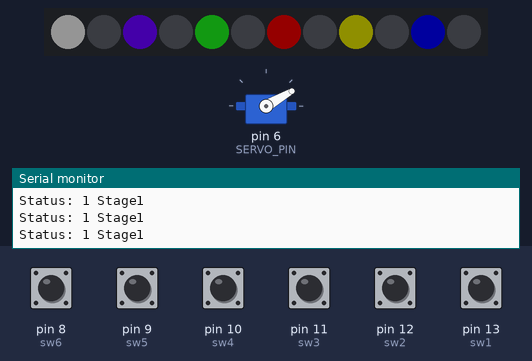
This program was run on a simulated Arduino Uno, built with avr-gcc and run on an emulated ATmega328P. Shown: servo, 12 RGB LEDs in strip order, left to right, the last lines printed to the serial monitor. The test bench sets the inputs (shaded band); at power-on: pin 8 (sw6), pin 9 (sw5), pin 10 (sw4), pin 11 (sw3), pin 12 (sw2), pin 13 (sw1) HIGH. Dim RGB values are drawn brighter than linear.

Above: at 1.4 s.
1.5 s: pin 11 (sw3) pulled LOW for 0.15 s
At 1.63 s:
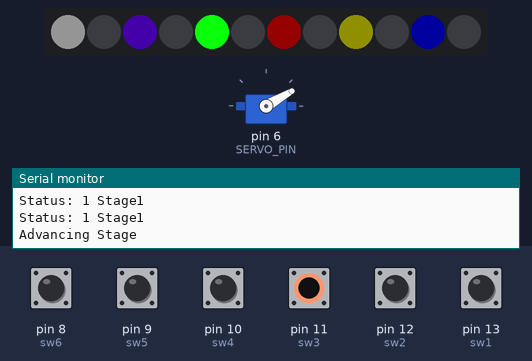
3.1 s: pin 8 (sw6) pulled LOW for 0.15 s
At 3.22 s:
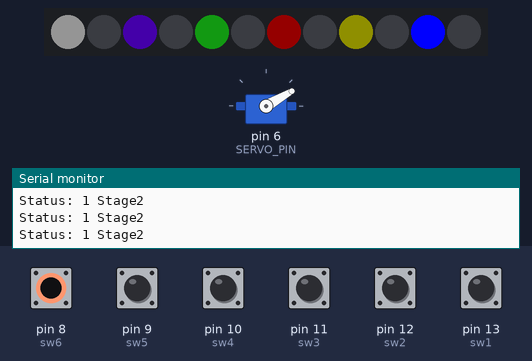
4.7 s: pin 9 (sw5) pulled LOW for 0.15 s
At 4.81 s:
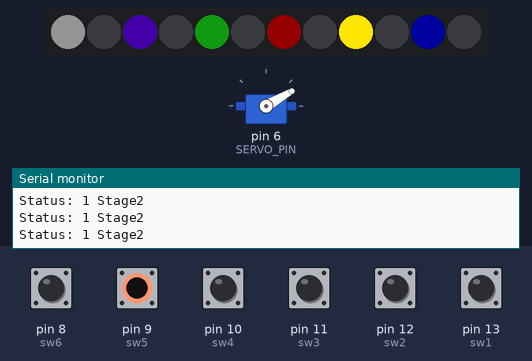
6.3 s: pin 10 (sw4) pulled LOW for 0.15 s
At 6.4 s:
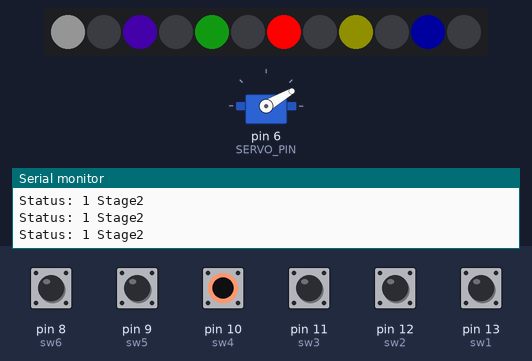
7.9 s: pin 12 (sw2) pulled LOW for 0.15 s
At 8.06 s:
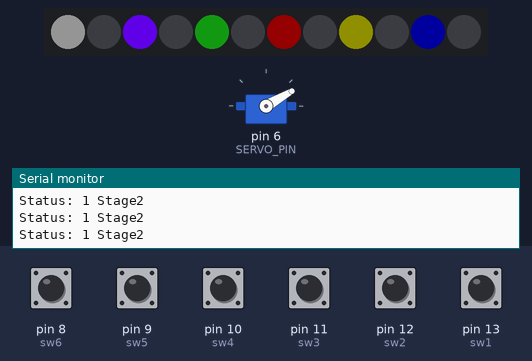
9.6 s: pin 13 (sw1) pulled LOW for 0.15 s
At 9.7 s:
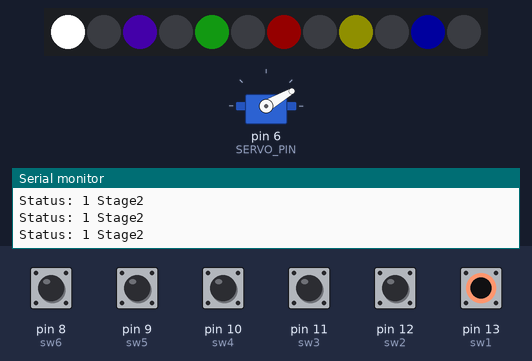
Timing chart, 0 to 12.2 s (numbered marks = the images above; inputs shaded):
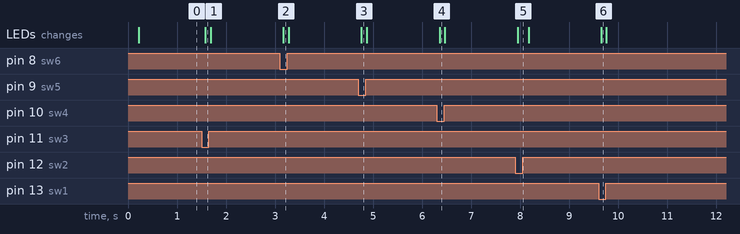

The program:

main.cpp
```cpp
#include <Arduino.h>
#include <FastLed.h>
#include <Servo.h>
#include <Buzzer.h>

int melody[] = {
    NOTE_AS4, NOTE_AS4, NOTE_AS4, NOTE_DS5
    };

// The note duration, 8 = 8th note, 4 = quarter note, etc.
int durations[] = {
    8, 8, 8,2};
// determine the length of the arrays to use in the loop iteration
int songLength = sizeof(melody) / sizeof(melody[0]);

#define BUZZER_PIN 5

#define LED_PIN 7
#define NUM_LEDS 12

#define sw1 13
#define sw2 12
#define sw3 11
#define sw4 10
#define sw5 9
#define sw6 8

#define SERVO_PIN 6
#define UNLOCKED 110
#define LOCKED 30

Servo lockingServo;

int val1;
int val2;
int val3;
int val4;
int val5;
int val6;

String value = "";
// Every other LED is valid, (LED + 1) % 2 = 0
CRGB leds[NUM_LEDS];

CRGB colors[NUM_LEDS / 2] = {
    CRGB(255, 255, 255),
    CRGB(75, 0, 181),
    CRGB(10, 255, 10),
    CRGB(255, 0, 0),
    CRGB(255, 230, 0),
    CRGB(0, 0, 255)
};

CRGB dimmed_colors[NUM_LEDS / 2] = {
    CRGB(20, 20, 20),
    CRGB(18, 0, 45),
    CRGB(3, 25, 3),
    CRGB(20, 0, 0),
    CRGB(15, 15, 0),
    CRGB(0, 0, 30)
};


enum GameStatus
{
    NEW,
    PLAYING,
    WON,
    LOST
};

bool compareArr(int arr1[NUM_LEDS / 2], int arr2[NUM_LEDS / 2])
{

    for (int i = 0; i < (NUM_LEDS / 2); ++i)
    {
        if (arr1[i] != arr2[i])
        {
            return false;
        }
    }
    return true;
}

bool arrHas4SwitchesFlipped(int arr[NUM_LEDS / 2]) {
    int count = 0;
    for (int i = 0; i < (NUM_LEDS / 2); ++i) {
        if (arr[i] == 1) {
            count++;
        }
    }
    return count >= 4;
}

void lockBox()
{
    lockingServo.attach(SERVO_PIN);
    lockingServo.write(LOCKED);
    delay(200);
    lockingServo.detach();
}

void unlockBox()
{
    lockingServo.attach(SERVO_PIN);
    lockingServo.write(UNLOCKED);
    delay(200);
    lockingServo.detach();
}

void wonSong() {
    for (int thisNote = 0; thisNote < songLength; thisNote++)
    {
        // determine the duration of the notes that the computer understands
        // divide 1000 by the value, so the first note lasts for 1000/8 milliseconds
        int duration = 1000 / durations[thisNote];
        tone(BUZZER_PIN, melody[thisNote], duration);
        // pause between notes
        int pause = duration * 1.3;
        delay(pause);
        // stop the tone
        noTone(8);
    }
}

class Game
{
public:
    int currStage = 0;
    const static int totalStages = 6;
    GameStatus currStatus = NEW;
    bool hasPlayedWinLossAnimation = false;
    // Stages defines each stage. As switches are pressed, currStage is incremented if they match, and reset if they do not
    int stages[totalStages][NUM_LEDS / 2] = {
        {0},
        {0, 0, 1, 0, 0, 0},
        {0, 0, 1, 0, 1, 0},
        {0, 0, 1, 0, 1, 1},
        {0, 0, 1, 1, 1, 1},
        {0, 1, 1, 1, 1, 1}};
    GameStatus playRound(int arr[NUM_LEDS / 2])
    {
        Serial.print("Status: ");
        Serial.print(currStatus);
        Serial.print(" Stage");
        Serial.println(currStage);
        if (currStatus == WON || currStatus == LOST)
        {
            if (hasPlayedWinLossAnimation)
            {
                // Wait to reset until all switches are flipped back down
                if (compareArr(arr, stages[0]))
                {
                    currStatus = NEW;
                    currStage = 0;
                    lockBox();
                    hasPlayedWinLossAnimation = false;
                }
            }
            else
            {
                Serial.println("Won or Lost!");
                if (currStatus == WON)
                {
                    unlockBox();
                }
                playWinLossAnimation(currStatus == WON);
            }

            return currStatus;
        }
        if (currStage >= totalStages)
        {
            Serial.print("---- CURR STAGE ----");
            Serial.print(currStage);
            Serial.println("Setting to won");
            currStatus = WON;
        }
        else if (compareArr(stages[currStage], arr) == true)
        {
            Serial.println("Advancing Stage");
            currStatus = PLAYING;
            currStage += 1;
        }
        else if (currStage > 0 && compareArr(stages[currStage - 1], arr) == true)
        {
            currStatus = PLAYING;
        }
        else if (arrHas4SwitchesFlipped(arr))
        {
            Serial.println("Lost Game");
            currStatus = LOST;
        }
        return currStatus;
    }

    void playWinLossAnimation(bool won)
    {
        CRGB ledColor = won ? CRGB(0, 255, 0) : CRGB(255, 0, 0);
        if (!hasPlayedWinLossAnimation)
        {
            for (int i = 0; i <= NUM_LEDS; i += 2)
            {
                leds[i] = ledColor;
                FastLED.show();
                delay(150);
            }
            if (won) {
                wonSong();
            }
            hasPlayedWinLossAnimation = true;
        }
    }
};

Game mainGame;

int swIdx(int sw)
{
    switch (sw)
    {
    case sw1:
        return 0;
    case sw2:
        return 1;
    case sw3:
        return 2;
    case sw4:
        return 3;
    case sw5:
        return 4;
    case sw6:
        return 5;
    }
    return 0;
}

CRGB &getLed(int sw)
{
    return leds[swIdx(sw) * 2];
}

void setLightForSwitch(int sw, int state)
{
    if (state == 1)
    {
        getLed(sw) = colors[swIdx(sw)];
    }
    else
    {
        getLed(sw) = dimmed_colors[swIdx(sw)];
    }

    FastLED.show();
}
void setup()
{
    Serial.begin(9600);

    FastLED.addLeds<WS2812, LED_PIN, GRB>(leds, NUM_LEDS);
    pinMode(sw1, INPUT_PULLUP);
    pinMode(sw2, INPUT_PULLUP);
    pinMode(sw3, INPUT_PULLUP);
    pinMode(sw4, INPUT_PULLUP);
    pinMode(sw5, INPUT_PULLUP);
    pinMode(sw6, INPUT_PULLUP);
    lockBox();
    mainGame = Game();
}

void loop()
{
    val1 = !digitalRead(sw1);
    val2 = !digitalRead(sw2);
    val3 = !digitalRead(sw3);
    val4 = !digitalRead(sw4);
    val5 = !digitalRead(sw5);
    val6 = !digitalRead(sw6);
    if (mainGame.currStatus != WON && mainGame.currStatus != LOST)
    {
        setLightForSwitch(sw1, val1);
        setLightForSwitch(sw2, val2);
        setLightForSwitch(sw3, val3);
        setLightForSwitch(sw4, val4);
        setLightForSwitch(sw5, val5);
        setLightForSwitch(sw6, val6);
    }
    int roundVals[NUM_LEDS / 2] = {val1, val2, val3, val4, val5, val6};
    mainGame.playRound(roundVals);
    value = "";
    value.concat(val1);
    value.concat(", ");
    value.concat(val2);
    value.concat(", ");
    value.concat(val3);
    value.concat(", ");
    value.concat(val4);
    value.concat(", ");
    value.concat(val5);
    value.concat(", ");
    value.concat(val6);
    delay(100);
}
```

Measured:
- after the input at 1.5 s, the LEDs: change after 0.08 s (image 1)
- after the input at 3.1 s, the LEDs: change after 0.07 s (image 2)
- after the input at 4.7 s, the LEDs: change after 0.06 s (image 3)
- after the input at 6.3 s, the LEDs: change after 0.06 s (image 4)
- after the input at 7.9 s, the LEDs: change after 0.05 s (image 5)
- after the input at 9.6 s, the LEDs: change after 0.05 s (image 6)
